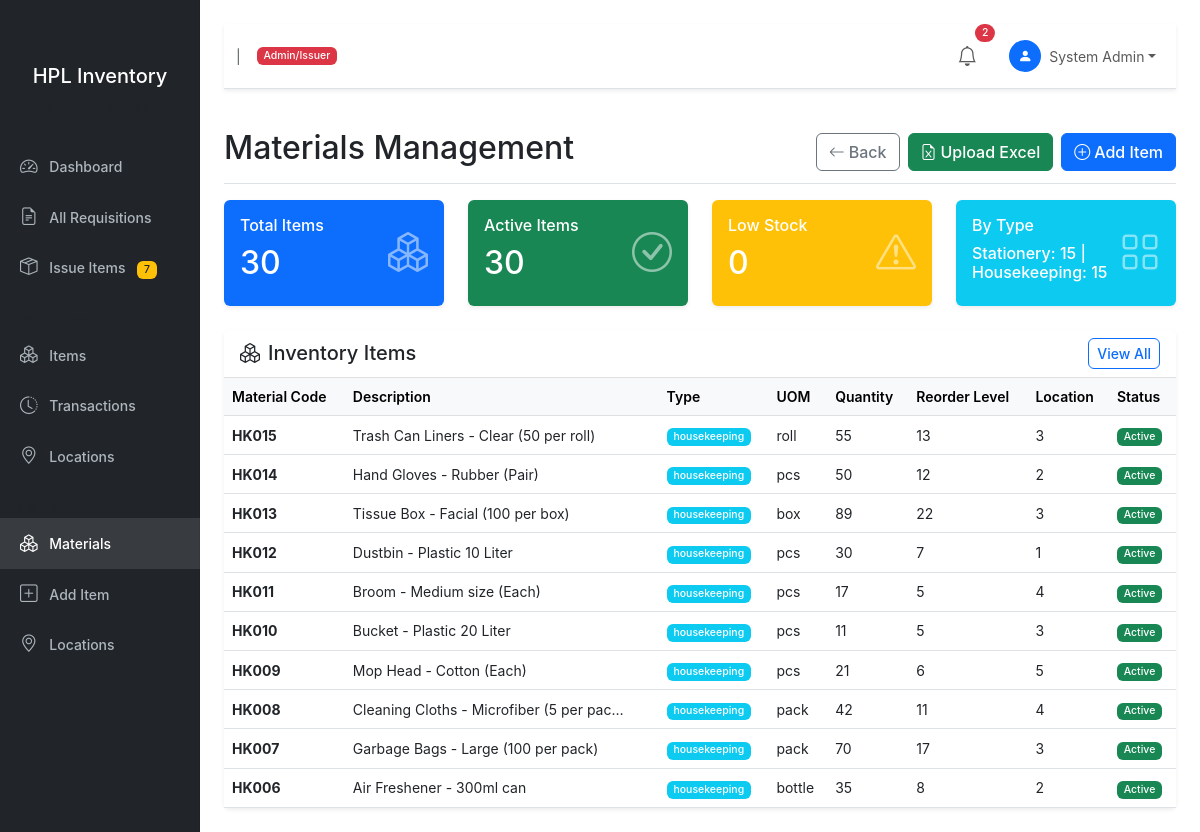
/super-admin/materials/ (signed in), run on the app's committed database.
### core/models.py (models this page shows, shortened)
class User(AbstractUser):
    ROLE_CHOICES = [
        ('initiator', 'Initiator'),
        ('hod', 'Head of Department'),
        ('admin', 'Admin/Issuer'),
        ('super_admin', 'Super Admin'),
    ]
    role = models.CharField(
        max_length=20,
        choices=ROLE_CHOICES,
        default='initiator',
        help_text="User role determines permissions and workflow capabilities"
    )
    department = models.ForeignKey(
        Department,
        on_delete=models.SET_NULL,
        null=True,
        blank=True,
        related_name='users',
        help_text="Department for HOD authorization scope"
    )
    employee_id = models.CharField(
        max_length=50,
        unique=True,
        blank=True,
        null=True,
        help_text="HPL Employee ID"
    )
    phone = models.CharField(max_length=20, blank=True, null=True)
    is_active = models.BooleanField(default=True)
    created_at = models.DateTimeField(auto_now_add=True)
    updated_at = models.DateTimeField(auto_now=True)
    class Meta:
        verbose_name = 'User'
        verbose_name_plural = 'Users'
        ordering = ['department', 'username']
    def get_full_name(self):
        if self.first_name and self.last_name:
            return f"{self.first_name} {self.last_name}"
        return self.username
    @property
    def is_super_admin(self):
        return self.role == 'super_admin'
    @property
    def is_hod(self):
        return self.role == 'hod'
    @property
    def is_admin(self):
        return self.role == 'admin'
    @property
    def is_initiator(self):
        return self.role == 'initiator'
    def get_pending_requisitions_count(self):
        if self.is_super_admin:
            from requisition.models import Requisition
            return Requisition.objects.filter(
                status__in=['pending_hod', 'authorized']
            ).count()
        elif self.is_hod:
            from requisition.models import Requisition
            return Requisition.objects.filter(
                status='pending_hod',
                initiator__department=self.department
            ).count()
        elif self.is_admin:
            from requisition.models import Requisition
            return Requisition.objects.filter(status='authorized').count()
        return 0

### inventory/models.py (models this page shows, shortened)
class Item(models.Model):
    ITEM_TYPE_CHOICES = [
        ('stationery', 'Stationery Item'),
        ('housekeeping', 'Housekeeping Item'),
    ]
    UOM_CHOICES = [
        ('pcs', 'Pieces (pcs)'),
        ('box', 'Box'),
        ('pack', 'Pack'),
        ('ream', 'Ream'),
        ('kg', 'Kilogram (kg)'),
        ('liter', 'Liter'),
        ('dozen', 'Dozen'),
        ('set', 'Set'),
        ('roll', 'Roll'),
        ('bottle', 'Bottle'),
    ]
    material_code = models.CharField(
        max_length=50,
        unique=True,
        help_text="Unique material code (e.g., ST001, HK001)"
    )
    description = models.TextField(
        help_text="Item description and details"
    )
    item_type = models.CharField(
        max_length=20,
        choices=ITEM_TYPE_CHOICES,
        help_text="Type of item"
    )
    unit_of_measurement = models.CharField(
        max_length=20,
        choices=UOM_CHOICES,
        default='pcs',
        help_text="Unit of measurement for this item"
    )
    location = models.ForeignKey(
        Location,
        on_delete=models.SET_NULL,
        null=True,
        blank=True,
        related_name='items',
        help_text="Storage location (Rack/Shelf 1-5)"
    )
    quantity_total = models.IntegerField(
        default=0,
        validators=[MinValueValidator(0)],
        help_text="Total quantity currently in stock"
    )
    reorder_level = models.IntegerField(
        default=10,
        validators=[MinValueValidator(0)],
        help_text="Minimum quantity before reordering"
    )
    is_active = models.BooleanField(default=True)
    created_at = models.DateTimeField(auto_now_add=True)
    updated_at = models.DateTimeField(auto_now=True)
    class Meta:
        verbose_name = 'Item'
        verbose_name_plural = 'Items'
        ordering = ['item_type', 'material_code']
        indexes = [
            models.Index(fields=['material_code']),
            models.Index(fields=['item_type']),
            models.Index(fields=['location']),
        ]

class Location(models.Model):
    name = models.CharField(max_length=50)
    code = models.CharField(max_length=10, unique=True)
    description = models.TextField(blank=True, null=True)
    is_active = models.BooleanField(default=True)
    created_at = models.DateTimeField(auto_now_add=True)
    class Meta:
        verbose_name = 'Location'
        verbose_name_plural = 'Locations'
        ordering = ['code']

### core/views.py (the view)
# urls.py: path('super-admin/materials/', views.MaterialsManagementView.as_view(), name='materials_management'),
class MaterialsManagementView(AdminRequiredMixin, TemplateView):
    template_name = 'core/materials_management.html'
    def get_context_data(self, **kwargs):
        context = super().get_context_data(**kwargs)
        context['title'] = 'Materials Management'
        items = Item.objects.select_related('location').all()
        context['total_items'] = items.count()
        context['active_items'] = items.filter(is_active=True).count()
        context['inactive_items'] = items.filter(is_active=False).count()
        context['low_stock_items'] = items.filter(
            is_active=True
        ).filter(models.Q(quantity_total__lte=models.F('reorder_level'))).count()
        context['recent_items'] = items.order_by('-created_at')[:10]
        context['stationery_count'] = items.filter(item_type='stationery').count()
        context['housekeeping_count'] = items.filter(item_type='housekeeping').count()
        from inventory.models import Location
        context['locations'] = Location.objects.all()
        return context

### core/views.py (called while the page is built)
    def test_func(self):
        return self.request.user.is_admin or self.request.user.is_super_admin or self.request.user.is_superuser

### templates/core/materials_management.html (shortened to what this page needs)
{% extends 'base.html' %}
{% block extra_css %}
<link href="https://cdn.jsdelivr.net/npm/select2@4.1.0-rc.0/dist/css/select2.min.css" rel="stylesheet" />
<link href="https://cdn.jsdelivr.net/npm/select2-bootstrap-5-theme@1.3.0/dist/select2-bootstrap-5-theme.min.css" rel="stylesheet" />
{% endblock %}
{% block content %}
<div class="d-flex justify-content-between flex-wrap flex-md-nowrap align-items-center pt-3 pb-2 mb-3 border-bottom">
    <h1 class="h2">Materials Management</h1>
    <div class="btn-toolbar mb-2 mb-md-0">
        <a href="{% url 'core:super_admin_dashboard' %}" class="btn btn-outline-secondary me-2">
            <i class="bi bi-arrow-left me-1"></i>Back
        </a>
        <button type="button" class="btn btn-success me-2" data-bs-toggle="modal" data-bs-target="#uploadModal">
            <i class="bi bi-file-earmark-excel me-1"></i>Upload Excel
        </button>
        <a href="{% url 'inventory:create' %}" class="btn btn-primary">
            <i class="bi bi-plus-circle me-1"></i>Add Item
        </a>
    </div>
</div>
<div class="row g-4 mb-4">
    <div class="col-md-3">
        <div class="card text-white bg-primary h-100">
            <div class="card-body">
                <div class="d-flex justify-content-between align-items-center">
                    <div>
                        <h6 class="card-title mb-0">Total Items</h6>
                        <h2 class="mt-2">{{ total_items }}</h2>
                    </div>
                    <i class="bi bi-boxes fs-1 opacity-50"></i>
                </div>
            </div>
        </div>
    </div>
    <div class="col-md-3">
        <div class="card text-white bg-success h-100">
            <div class="card-body">
                <div class="d-flex justify-content-between align-items-center">
                    <div>
                        <h6 class="card-title mb-0">Active Items</h6>
                        <h2 class="mt-2">{{ active_items }}</h2>
                    </div>
                    <i class="bi bi-check-circle fs-1 opacity-50"></i>
                </div>
            </div>
        </div>
    </div>
    <div class="col-md-3">
        <div class="card text-white bg-warning h-100">
            <div class="card-body">
                <div class="d-flex justify-content-between align-items-center">
                    <div>
                        <h6 class="card-title mb-0">Low Stock</h6>
                        <h2 class="mt-2">{{ low_stock_items }}</h2>
                    </div>
                    <i class="bi bi-exclamation-triangle fs-1 opacity-50"></i>
                </div>
            </div>
        </div>
    </div>
    <div class="col-md-3">
        <div class="card text-white bg-info h-100">
            <div class="card-body">
                <div class="d-flex justify-content-between align-items-center">
                    <div>
                        <h6 class="card-title mb-0">By Type</h6>
                        <h6 class="mt-2">Stationery: {{ stationery_count }} | Housekeeping: {{ housekeeping_count }}</h6>
                    </div>
                    <i class="bi bi-grid fs-1 opacity-50"></i>
                </div>
            </div>
        </div>
    </div>
</div>
<div class="card">
    <div class="card-header bg-white d-flex justify-content-between align-items-center">
        <h5 class="mb-0">
            <i class="bi bi-boxes me-2"></i>Inventory Items
        </h5>
        <a href="{% url 'inventory:list' %}" class="btn btn-outline-primary btn-sm">View All</a>
    </div>
    <div class="card-body p-0">
        {% if recent_items %}
        <div class="table-responsive">
            <table class="table table-hover mb-0">
                <thead class="table-light">
                    <tr>
                        <th>Material Code</th>
                        <th>Description</th>
                        <th>Type</th>
                        <th>UOM</th>
                        <th>Quantity</th>
                        <th>Reorder Level</th>
                        <th>Location</th>
                        <th>Status</th>
                    </tr>
                </thead>
                <tbody>
                    {% for item in recent_items %}
                    <tr>
                        <td><strong>{{ item.material_code }}</strong></td>
                        <td>{{ item.description|truncatechars:40 }}</td>
                        <td>
                            <span class="badge {% if item.item_type == 'stationery' %}bg-primary{% else %}bg-info{% endif %}">
                                {{ item.item_type }}
                            </span>
                        </td>
                        <td>{{ item.unit_of_measurement }}</td>
                        <td>
                            {% if item.quantity_total <= item.reorder_level %}
                            <span class="text-danger fw-bold">{{ item.quantity_total }}</span>
                            {% else %}
                            {{ item.quantity_total }}
                            {% endif %}
                        </td>
                        <td>{{ item.reorder_level }}</td>
                        <td>{{ item.location.code|default:'N/A' }}</td>
                        <td>
                            {% if item.is_active %}
                            <span class="badge bg-success">Active</span>
                            {% else %}
                            <span class="badge bg-danger">Inactive</span>
                            {% endif %}
                        </td>
                    </tr>
                    {% endfor %}
                </tbody>
            </table>
        </div>
        {% else %}
        <div class="text-center py-5">
            <i class="bi bi-boxes text-muted fs-1 d-block mb-2"></i>
            <p class="text-muted mb-3">No items found</p>
            <a href="{% url 'inventory:create' %}" class="btn btn-primary">Add First Item</a>
        </div>
        {% endif %}
    </div>
</div>
{% endblock %}

### templates/partials/navbar.html (shortened to what this page needs)
<nav class="navbar navbar-expand-lg navbar-light bg-white border-bottom mb-4">
    <div class="container-fluid">
        <div class="d-flex align-items-center">
            <span class="me-3 text-muted">|</span>
            <span class="badge {% if user.is_admin %}bg-danger{% elif user.is_hod %}bg-warning text-dark{% else %}bg-info{% endif %} me-2">
                {{ user.get_role_display }}
            </span>
        </div>
        <div class="collapse navbar-collapse justify-content-end">
            <ul class="navbar-nav align-items-center">
                <li class="nav-item dropdown me-3">
                    <a class="nav-link position-relative" href="#" role="button"
                       data-bs-toggle="dropdown" id="notificationDropdown">
                        <i class="bi bi-bell fs-5"></i>
                        <span class="position-absolute top-0 start-100 translate-middle badge rounded-pill bg-danger"
                              id="notificationBadge" style="display: none;">
                        </span>
                    </a>
                </li>
                <li class="nav-item dropdown">
                    <a class="nav-link dropdown-toggle d-flex align-items-center" href="#"
                       role="button" data-bs-toggle="dropdown">
                        <div class="bg-primary text-white rounded-circle d-flex align-items-center justify-content-center me-2"
                             style="width: 32px; height: 32px;">
                            <i class="bi bi-person-fill"></i>
                        </div>
                        <span>{{ user.get_full_name }}</span>
                    </a>
                </li>
            </ul>
        </div>
    </div>
</nav>

### static/css/style.css (style rules this page uses)
:root { --sidebar-width: 250px; --primary-color: #0d6efd; --secondary-color: #6c757d; --success-color: #198754; --warning-color: #ffc107; --danger-color: #dc3545; --info-color: #0dcaf0; }
body { font-family: -apple-system, BlinkMacSystemFont, 'Segoe UI', Roboto, 'Helvetica Neue', Arial, sans-serif; font-size: 14px; }
.card { border: none; box-shadow: 0 0.125rem 0.25rem rgba(0, 0, 0, 0.075); }
.card-header { font-weight: 600; border-bottom: 1px solid rgba(0, 0, 0, 0.125); }
.table th { font-weight: 600; border-top: none; }
.table td { vertical-align: middle; }
.btn { font-weight: 500; border-radius: 0.375rem; }
.btn-primary { background-color: var(--primary-color); border-color: var(--primary-color); }
.badge { font-weight: 500; padding: 0.35em 0.65em; }
.navbar { box-shadow: 0 0.125rem 0.25rem rgba(0, 0, 0, 0.075); }

### data on the page
User: role "Admin/Issuer", get_full_name "System Admin"
Item: material_code "HK015", description "Trash Can Liners - Clear (50 per roll)", item_type "housekeeping", unit_of_measurement "roll", quantity_total "55", reorder_level "13", location.code "3", is_active "Active"
Item: material_code "HK014", description "Hand Gloves - Rubber (Pair)", item_type "housekeeping", unit_of_measurement "pcs", quantity_total "50", reorder_level "12", location.code "2", is_active "Active"
Item: material_code "HK013", description "Tissue Box - Facial (100 per box)", item_type "housekeeping", unit_of_measurement "box", quantity_total "89", reorder_level "22", location.code "3", is_active "Active"
Item: material_code "HK012", description "Dustbin - Plastic 10 Liter", item_type "housekeeping", unit_of_measurement "pcs", quantity_total "30", reorder_level "7", location.code "1", is_active "Active"
Item: material_code "HK011", description "Broom - Medium size (Each)", item_type "housekeeping", unit_of_measurement "pcs", quantity_total "17", reorder_level "5", location.code "4", is_active "Active"
Item: material_code "HK010", description "Bucket - Plastic 20 Liter", item_type "housekeeping", unit_of_measurement "pcs", quantity_total "11", reorder_level "5", location.code "3", is_active "Active"
Item: material_code "HK009", description "Mop Head - Cotton (Each)", item_type "housekeeping", unit_of_measurement "pcs", quantity_total "21", reorder_level "6", location.code "5", is_active "Active"
Item: material_code "HK008", description "Cleaning Cloths - Microfiber (5 per pac…", item_type "housekeeping", unit_of_measurement "pack", quantity_total "42", reorder_level "11", location.code "4", is_active "Active"
Item: material_code "HK007", description "Garbage Bags - Large (100 per pack)", item_type "housekeeping", unit_of_measurement "pack", quantity_total "70", reorder_level "17", location.code "3", is_active "Active"
Item: material_code "HK006", description "Air Freshener - 300ml can", item_type "housekeeping", unit_of_measurement "bottle", quantity_total "35", reorder_level "8", location.code "2", is_active "Active"

### other printed values
{{ pending_count }} "7"
{{ total_items }} "30"
{{ active_items }} "30"
{{ low_stock_items }} "0"
{{ stationery_count }} "15"
{{ housekeeping_count }} "15"
